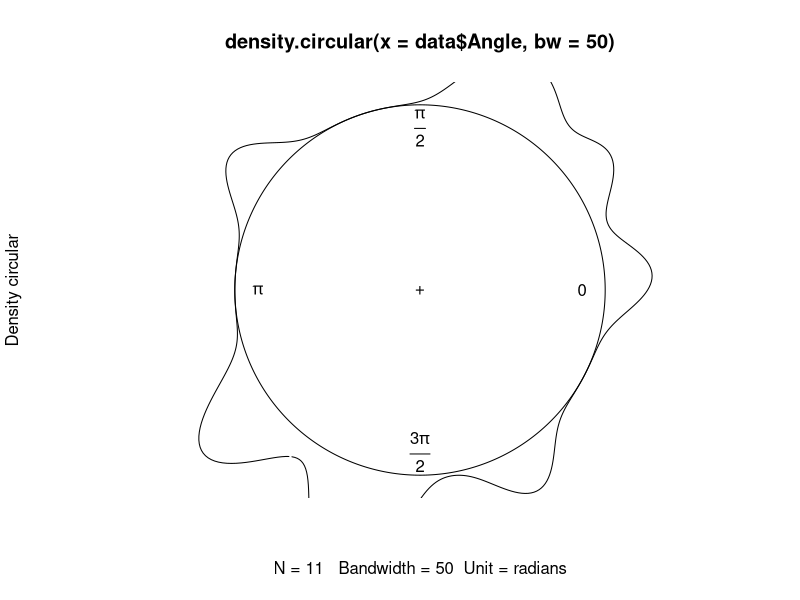
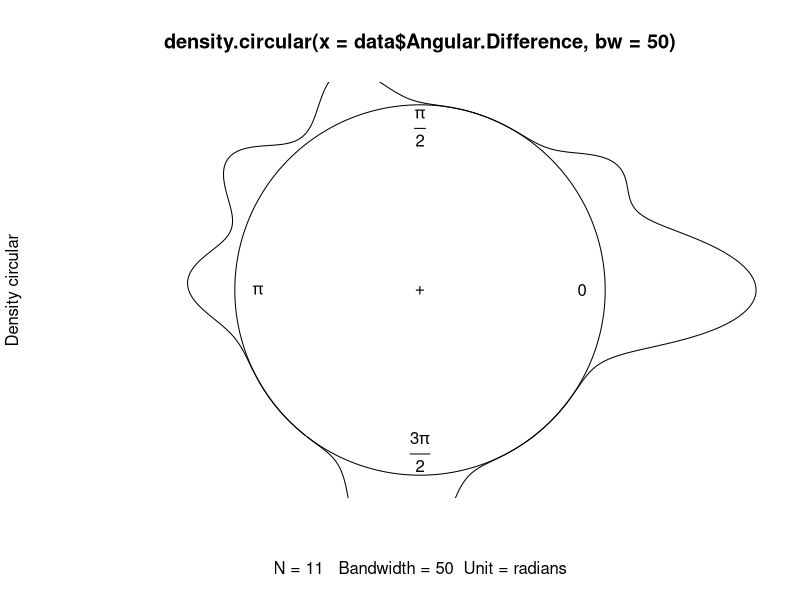

Write the R code that produced these figures, in order.
data = data.frame("Planes(1 degree)" = c(111,200,220,311,222,400,331,420,422,333,511),
                  "Planes(2 degree)" = c(200,220,311,222,400,331,420,422,333,511,440),
                  "Cos phi" = c(0.5774,0.7071,0.8528,0.8704,0.5774,0.6882,0.9234,0.9129,0.9428,0.7778,0.8165),
                  "arc cos phi" = c(0.9553,0.7854,0.5495,0.5148,0.9553,0.8117,0.3940,0.4205,0.3398,0.6797,0.6155),
   "Angular Difference" = c(123.97839 , 117.7307 , 97.3574 , 84.22684 , 80.02074 , 63.37961 ,
                                         50.44466 , 45.89603 , 25.0221 , 0 , 0),
          "Angle" = c(54.7356 , 45 , 31.4822 , 29.4962 , 54.7356 , 46.5085 , 22.5746 , 24.0948 ,
                    19.4712 , 38.9424 , 35.2644) , "2_Theta" = c(38.4684 , 44.71609 , 
                                                                65.08939 , 78.21995 , 82.42605,
                                                                99.06718 , 112.00213 , 116.55076 , 137.42469, 
                                                                162.44679 , 162.44679) 
          )
head(data)
data$cosphi = cos(data$Angle)
head(data)
library(circular)
watson.test(data$Angular.Difference , alpha = 0.05 , dist = "vonmises")
watson.test(data$Angle , alpha = 0.05 , dist = "vonmises")
watson.test(data$X2_Theta , alpha = 0.05 , dist = "vonmises")
fitt = lm.circular(data$Angle , data$Angular.Difference)
fitt$rho
#fitttt = lm.circular(data$Angle , data$Angular.Difference, init = 0.0 , type = "c-l")
#fitttt
plot(density.circular(data$Angle , bw = 50))
plot(density.circular(data$Angular.Difference , bw = 50))
